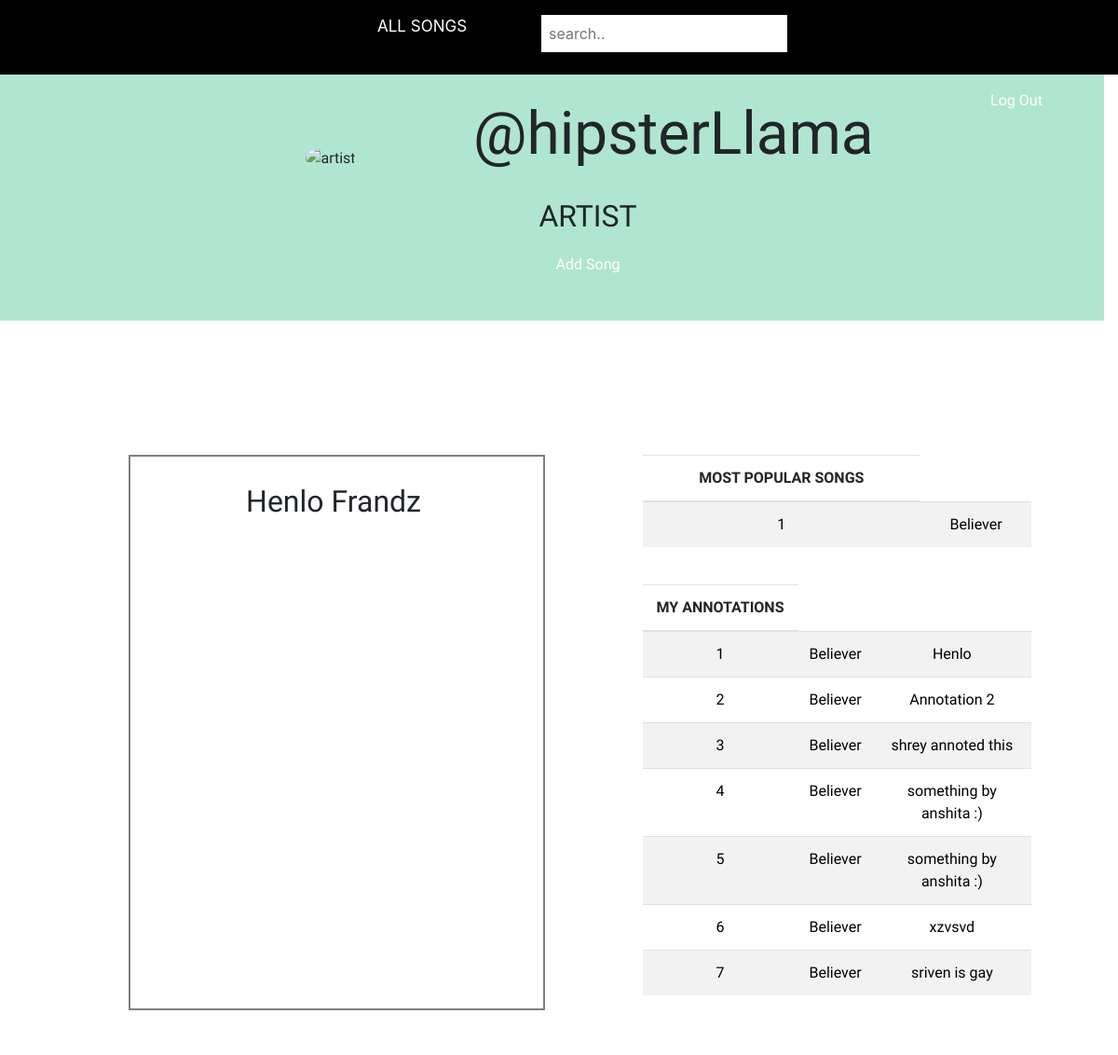
The page /profile (signed in) on the database as committed earlier.
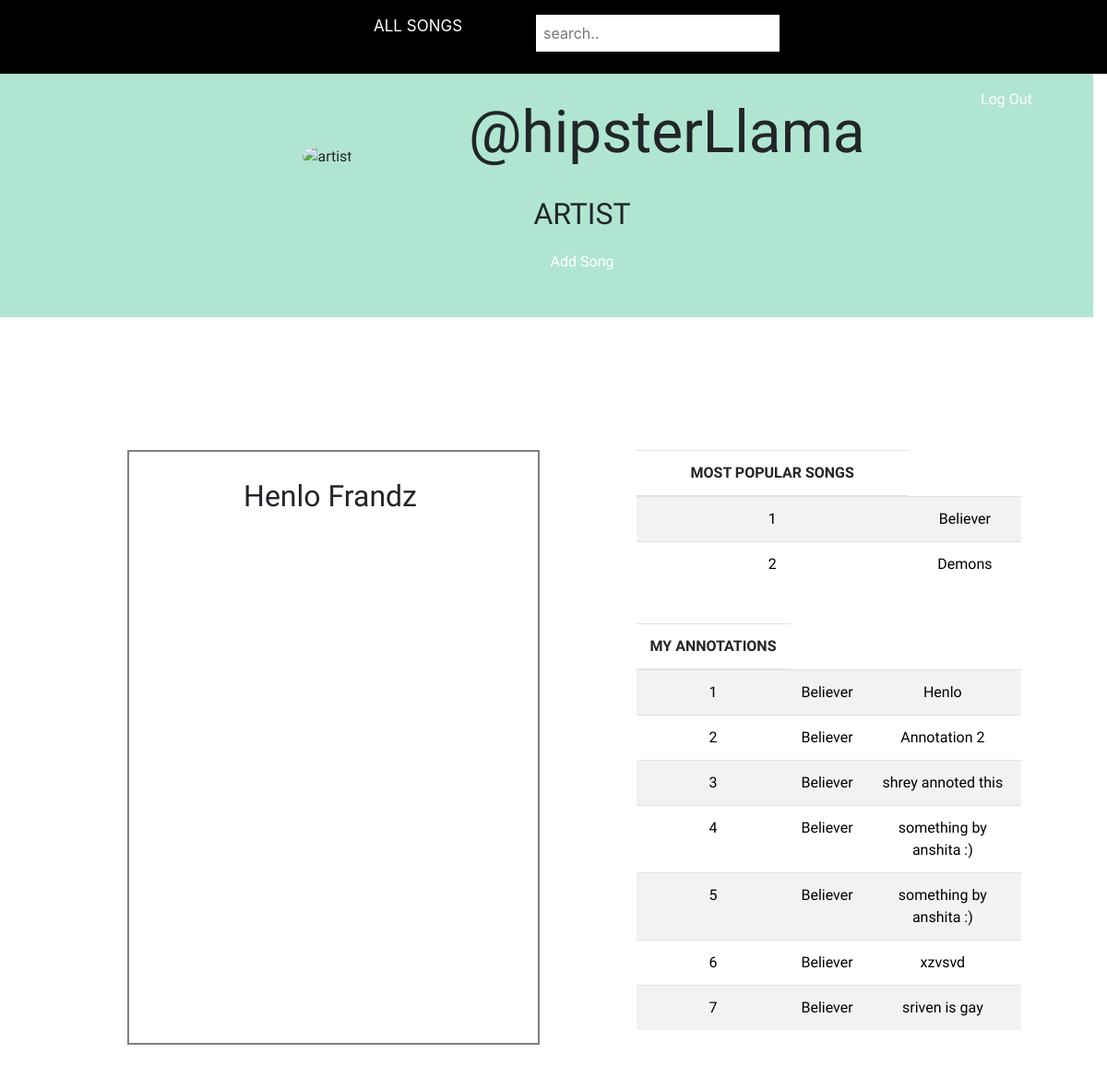
The same page on the database as committed later.
### sqLite.py (models this page shows, shortened)
class User (UserMixin, Base):
    __tablename__ = 'users'
    id = Column(Integer, primary_key=True, autoincrement=True)
    username = Column(String, unique = True, nullable=False)
    password = Column(String, nullable=False)
    isArtist = Column(Integer)
    bio = Column(String)
    profilePicture = Column(String)
    email = Column(String, unique=True, nullable=False)
    annotate = relationship('Annotations',
        backref=backref('ann_users', lazy='joined')
    )
    comment = relationship('Comments',
        backref=backref('comm_users', lazy='joined')
    )
    singer = relationship('Song',
        backref=backref('art_users', lazy='joined'),
        cascade="all, delete-orphan",
        passive_deletes=True
    )

class Song (Base):
    __tablename__ = 'songs'
    songnumber = Column (Integer, primary_key = True, autoincrement=True)
    songname = Column (String, nullable = False)
    albumname = Column (String)
    artist = Column (String, nullable = False)
    artist_id = Column(Integer, ForeignKey('users.id'), nullable= False)
    lyric = Column (String, nullable = False)
    imglink = Column (String)
    song_annotate = relationship('Annotations',
        backref=backref('ann_song', lazy='joined')
    )
    song_comment = relationship('Comments',
        backref=backref('comm_song', lazy='joined')
    )

class Annotations (Base):
    __tablename__ = 'annotations'
    ann_id = Column(Integer, primary_key = True, autoincrement = True)
    ann_desc = Column(String, nullable = False)
    id = Column(Integer, ForeignKey('users.id'))
    song_id = Column(Integer, ForeignKey('songs.songnumber'))
    range_beg = Column(Integer, nullable = False)
    range_end = Column(Integer, nullable = False)
    upvotes  = Column(Integer)

### maincode.py (the view)
@app.route('/profile')
@login_required
def profilePage():
	userData = returnUserData(current_user.username)
	annotationDataForThisUser = returnAnnotationDataForThisUser(current_user.id)
	print "annotationDataForThisUser = "
	print annotationDataForThisUser
	if str(userData.isArtist) == "checkArtist":
		songList = returnArtistSongData(userData.id)
		return render_template ('artistProfile.html', userData=userData, songList=songList, annotationDataForThisUser=annotationDataForThisUser)
	else:
		return render_template ('userProfile.html', userData=userData, annotationDataForThisUser=annotationDataForThisUser)

### maincode.py (called while the page is built)
@login_manager.user_loader
def load_user(id):
	session = Session()
	return session.query(User).get(int(id))

### sqLite.py (called while the page is built)
def returnUserData (username):
	session = Session()
	query = session.query(User).filter_by(username = username).first()
	userData = userClass()
	userData.id = query.id
	userData.username = username
	userData.email = query.email
	userData.bio = query.bio
	userData.isArtist = query.isArtist
	userData.profilePicture = query.profilePicture
	session.close()
	return userData

def returnAnnotationDataForThisUser(thisUserID):
    session = Session()
    annotationDataForThisUser = []
    query1 = session.query(Annotations).filter_by(id=thisUserID).all()
    for i in query1:
        temp = []
        query2 = session.query(Song).filter_by(songnumber=i.song_id).first()
        temp.append(i.song_id)
        temp.append(query2.songname)
        temp.append(i.ann_desc)
        annotationDataForThisUser.append(temp)
    return annotationDataForThisUser

def returnArtistSongData (artistID):
    session = Session()
    Base.metadata.create_all(engine)
    songList = []
    songs = session.query(Song).all()
    for i in songs:
        if i.artist_id is artistID:
            songList.append(i)
    return songList

### templates/artistProfile.html (shortened to what this page needs)
{% extends 'basicHTML.html' %}
{% block head %}
    <link rel="stylesheet" type = "text/css" href="{{ url_for('static', filename='artistProfile.css') }}">
{% endblock %}
{% block titleBarElement %}
    <form style="margin-left: 10vh;" action="/searchQuery" name="searchQuery" method="GET">
        <div class="form-group">
            <input type="text" name="searchQuery" placeholder="search.."  style="width: 100%; font-size: 2vh; padding: 1vh; margin: 0; margin-top: 1vh; border: none;">
        </div>
    </form>
{% endblock %}
{% block body %}
<br><br>
<div class="row" id="profile-header">
        <div class="col-sm-2"> </div>
        <div class="col-sm-3">
            <img src="{{ userData.profilePicture }}" class="img-circle" alt="artist">
        </div>
        <div class="col-sm-3">
                <p style="font-size: 8vh"> @{{ userData.username }} </p>
                <p style="font-size: 4vh"> ARTIST </p>
                <a href="/addSong" style="font-size: 2vh;"> Add Song </a>
        </div>
        <div class="col-sm-3"> </div>
        <div class="col-sm-1"> <a href="/logout"> Log Out </a></div>
</div>
<br><br><br><br>
<div class="container-fluid">
    <div class="row" id="main-body-elements">
        <div class="col-sm-1"> </div>
        <div class="col-sm-5" id="bio-data">
            <br>
            <p style = "font-size: 4vh"> {{ userData.bio }} </p>
            <br><br>
        </div>
        <div class="col-sm-1"></div>
        <div class="col-sm-5">
                <table class="table table-striped">
                    <thead>
                      <tr>
                        <th>MOST POPULAR SONGS</th>
                      </tr>
                    </thead>
                    <tbody>
                        {% for i in songList %}
                      <tr>
                        <td> <a href="songs/{{ i.songnumber }}" style="color: black"> {{ loop.index }} </a> </td>
                        <td> <a href="songs/{{ i.songnumber }}" style="color: black"> {{ i.songname }} </a> </td>
                      </tr>
                        {% endfor %}
                    </tbody>
                </table>
                <br>
                <table class="table table-striped">
                    <thead style="width: 40%">
                      <tr style="width: 40%">
                        <th style="width: 40%"> MY ANNOTATIONS </th>
                      </tr>
                    </thead>
                    <tbody>
                      {% for i in annotationDataForThisUser %}
                        <tr>
                          <td> <a href="/songs/{{ i[0] }}" style="text-decoration: none; color: black"> {{ loop.index }} </a> </td>
                          <td> <a href="/songs/{{ i[0] }}" style="text-decoration: none; color: black"> {{ i[1] }} </a> </td>
                          <td> <a href="/songs/{{ i[0] }}" style="text-decoration: none; color: black"> {{ i[2] }} </a> </td>
                        </tr>
                      {% endfor %}
                    </tbody>
                </table>
        </div>
{% endblock %}

### templates/basicHTML.html (shortened to what this page needs)
<!DOCTYPE html>
<html>
  <head>
    <link rel="stylesheet" href="https://maxcdn.bootstrapcdn.com/bootstrap/4.0.0/css/bootstrap.min.css">
    <link rel="stylesheet" href="https://maxcdn.bootstrapcdn.com/bootstrap/4.0.0/css/bootstrap.min.css">
    {% block head %}{% endblock %}
  </head>
  <body>
        <nav class="navbar navbar-expand-lg navbar-dark fixed-top" id="mainNav" style="background-color: black; text-align: center;">
    <div class="container">
        <div class="collapse navbar-collapse" id="navbarResponsive">
            <ul class="nav text-uppercase justify-content-center">
                <li class="nav-item" style="text-align: center">
                    <a class="nav-link js-scroll-trigger" href="/songs" style="padding-left: 45vh; padding-right: 6vh color: white; font-size: 17px"> All Songs </a>
                </li>
                {% block titleBarElement %} {% endblock %}
            </ul>
        </div>
    </div>
</nav>
    {% block body %}
    {% endblock %}
  </body>
</html>

### static/artistProfile.css (style rules this page uses)
.row { width: 100%; padding: 6vh; background-color: #b0e6d1; text-align: center; font-family: 'Work Sans', sans-serif; }
#main-body-elements { background-color: white; }
#bio-data { padding-right: 2%; border-color: gray; border-width: 2px; border-style: solid; border-spacing: 2%; }
.img-circle { border-radius: 50%; width: 40vh; height: 40vh; position: relative; margin-bottom: -50%; }
* { box-sizing: border-box; scroll: smooth; behavior: 'smooth'; }
a { color: white; text-decoration: none; }

Rows that differ between the two databases and show on the page:
added Song: songname "Demons"
